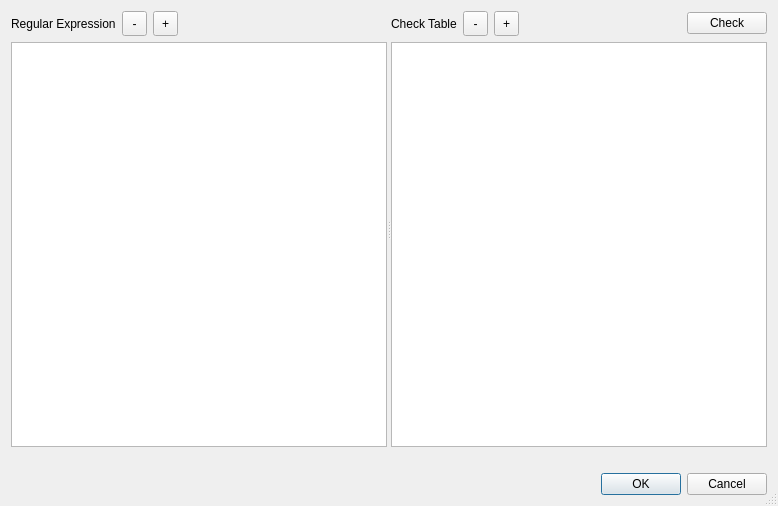
<?xml version="1.0" encoding="UTF-8"?>
<ui version="4.0">
 <class>Dialog</class>
 <widget class="QDialog" name="Dialog">
  <property name="geometry">
   <rect>
    <x>0</x>
    <y>0</y>
    <width>778</width>
    <height>506</height>
   </rect>
  </property>
  <property name="windowTitle">
   <string>Regular Expression</string>
  </property>
  <property name="sizeGripEnabled">
   <bool>true</bool>
  </property>
  <property name="modal">
   <bool>true</bool>
  </property>
  <layout class="QGridLayout" name="gridLayout">
   <item row="0" column="0">
    <layout class="QVBoxLayout" name="verticalLayout_3">
     <item>
      <widget class="QSplitter" name="splitter">
       <property name="orientation">
        <enum>Qt::Horizontal</enum>
       </property>
       <widget class="QWidget" name="verticalLayoutWidget">
        <layout class="QVBoxLayout" name="verticalLayout">
         <item>
          <layout class="QHBoxLayout" name="horizontalLayout_4">
           <item>
            <widget class="QLabel" name="label">
             <property name="sizePolicy">
              <sizepolicy hsizetype="Preferred" vsizetype="Preferred">
               <horstretch>0</horstretch>
               <verstretch>0</verstretch>
              </sizepolicy>
             </property>
             <property name="minimumSize">
              <size>
               <width>0</width>
               <height>0</height>
              </size>
             </property>
             <property name="text">
              <string>Regular Expression</string>
             </property>
            </widget>
           </item>
           <item>
            <widget class="QToolButton" name="btn_remove_regex">
             <property name="minimumSize">
              <size>
               <width>25</width>
               <height>25</height>
              </size>
             </property>
             <property name="text">
              <string>-</string>
             </property>
            </widget>
           </item>
           <item>
            <widget class="QToolButton" name="btn_add_regex">
             <property name="minimumSize">
              <size>
               <width>25</width>
               <height>25</height>
              </size>
             </property>
             <property name="text">
              <string>+</string>
             </property>
            </widget>
           </item>
           <item>
            <spacer name="horizontalSpacer">
             <property name="orientation">
              <enum>Qt::Horizontal</enum>
             </property>
             <property name="sizeHint" stdset="0">
              <size>
               <width>40</width>
               <height>20</height>
              </size>
             </property>
            </spacer>
           </item>
          </layout>
         </item>
         <item>
          <widget class="QTableView" name="regular_expression"/>
         </item>
        </layout>
       </widget>
       <widget class="QWidget" name="verticalLayoutWidget_2">
        <layout class="QVBoxLayout" name="verticalLayout_2">
         <item>
          <layout class="QHBoxLayout" name="horizontalLayout_3">
           <item>
            <widget class="QLabel" name="label_2">
             <property name="text">
              <string>Check Table</string>
             </property>
            </widget>
           </item>
           <item>
            <widget class="QToolButton" name="btn_remove_test">
             <property name="minimumSize">
              <size>
               <width>25</width>
               <height>25</height>
              </size>
             </property>
             <property name="text">
              <string>-</string>
             </property>
            </widget>
           </item>
           <item>
            <widget class="QToolButton" name="btn_add_test">
             <property name="minimumSize">
              <size>
               <width>25</width>
               <height>25</height>
              </size>
             </property>
             <property name="text">
              <string>+</string>
             </property>
            </widget>
           </item>
           <item>
            <spacer name="horizontalSpacer_2">
             <property name="orientation">
              <enum>Qt::Horizontal</enum>
             </property>
             <property name="sizeHint" stdset="0">
              <size>
               <width>40</width>
               <height>20</height>
              </size>
             </property>
            </spacer>
           </item>
           <item>
            <widget class="QPushButton" name="btn_check">
             <property name="sizePolicy">
              <sizepolicy hsizetype="Maximum" vsizetype="Fixed">
               <horstretch>0</horstretch>
               <verstretch>0</verstretch>
              </sizepolicy>
             </property>
             <property name="text">
              <string>Check</string>
             </property>
            </widget>
           </item>
          </layout>
         </item>
         <item>
          <widget class="QTableView" name="check_table"/>
         </item>
        </layout>
       </widget>
      </widget>
     </item>
     <item>
      <widget class="QLabel" name="message">
       <property name="sizePolicy">
        <sizepolicy hsizetype="Preferred" vsizetype="Maximum">
         <horstretch>0</horstretch>
         <verstretch>0</verstretch>
        </sizepolicy>
       </property>
       <property name="text">
        <string/>
       </property>
      </widget>
     </item>
     <item>
      <widget class="QDialogButtonBox" name="buttons">
       <property name="orientation">
        <enum>Qt::Horizontal</enum>
       </property>
       <property name="standardButtons">
        <set>QDialogButtonBox::Cancel|QDialogButtonBox::Ok</set>
       </property>
      </widget>
     </item>
    </layout>
   </item>
  </layout>
 </widget>
 <resources/>
 <connections>
  <connection>
   <sender>buttons</sender>
   <signal>accepted()</signal>
   <receiver>Dialog</receiver>
   <slot>accept()</slot>
   <hints>
    <hint type="sourcelabel">
     <x>248</x>
     <y>254</y>
    </hint>
    <hint type="destinationlabel">
     <x>157</x>
     <y>274</y>
    </hint>
   </hints>
  </connection>
  <connection>
   <sender>buttons</sender>
   <signal>rejected()</signal>
   <receiver>Dialog</receiver>
   <slot>reject()</slot>
   <hints>
    <hint type="sourcelabel">
     <x>316</x>
     <y>260</y>
    </hint>
    <hint type="destinationlabel">
     <x>286</x>
     <y>274</y>
    </hint>
   </hints>
  </connection>
 </connections>
</ui>
